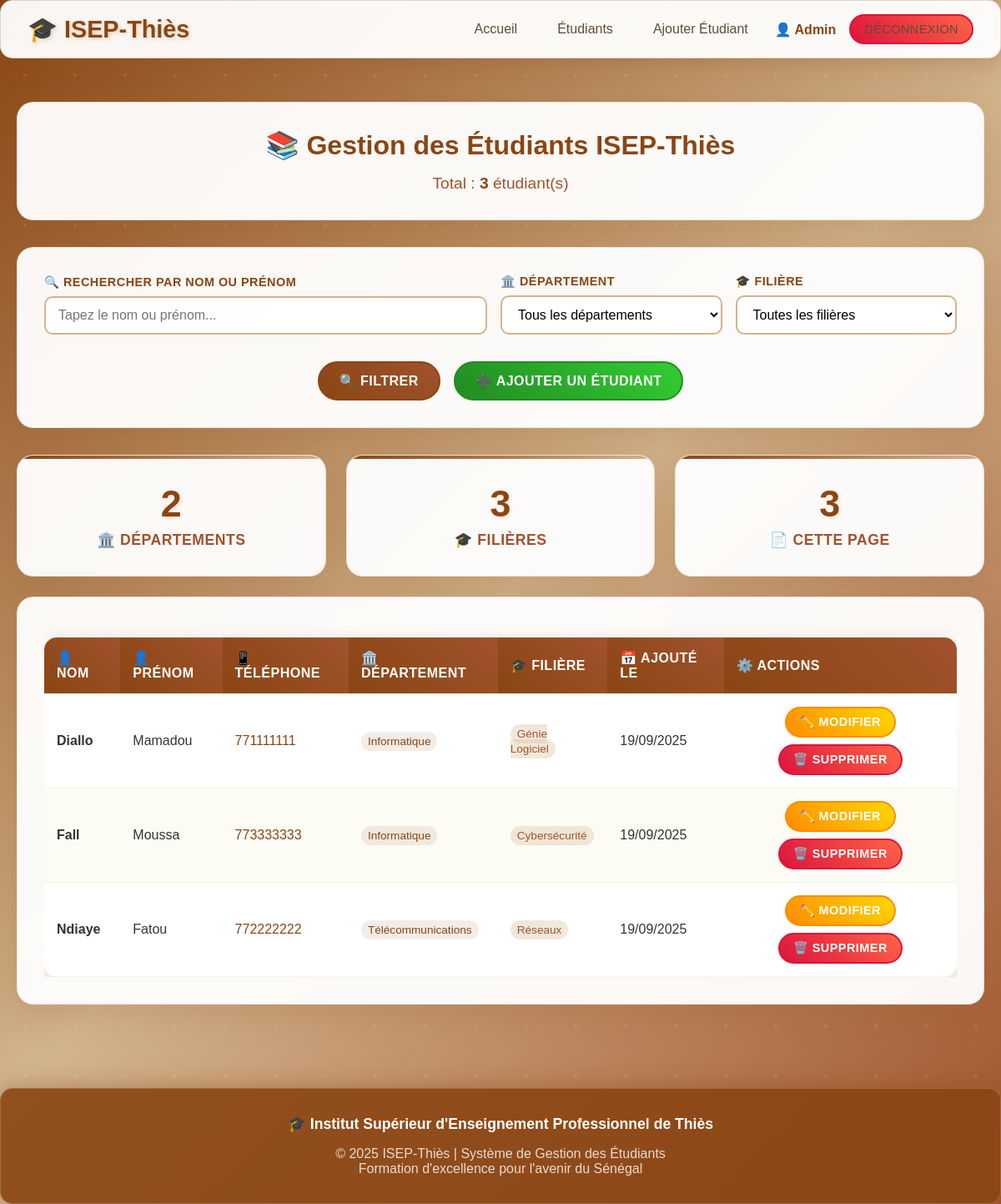
/pages/dashboard.php (signed in), run on the app's committed database.
### tables this page shows
CREATE TABLE students (
    id INT AUTO_INCREMENT PRIMARY KEY,
    nom VARCHAR(100) NOT NULL,
    prenom VARCHAR(100) NOT NULL,
    telephone VARCHAR(20) NOT NULL,
    departement VARCHAR(100) NOT NULL,
    filiere VARCHAR(100) NOT NULL,
    user_id INT NOT NULL,
    created_at TIMESTAMP DEFAULT CURRENT_TIMESTAMP,
    FOREIGN KEY (user_id) REFERENCES users(id) ON DELETE CASCADE
);

### pages/dashboard.php (the view, shortened to what this page needs)
<?php
require_once '../config/database.php';
$limit = 10;
$page = isset($_GET['page']) ? max(1, (int)$_GET['page']) : 1;
$offset = ($page - 1) * $limit;
$search = isset($_GET['search']) ? sanitize($_GET['search']) : '';
$departement_filter = isset($_GET['departement']) ? sanitize($_GET['departement']) : '';
$filiere_filter = isset($_GET['filiere']) ? sanitize($_GET['filiere']) : '';
$whereClause = "WHERE user_id = ?";
$params = [$_SESSION['user_id']];
$countQuery = "SELECT COUNT(*) FROM students $whereClause";
$stmt = $pdo->prepare($countQuery);
$stmt->execute($params);
$totalStudents = $stmt->fetchColumn();
$query = "SELECT * FROM students $whereClause ORDER BY nom ASC, prenom ASC LIMIT $limit OFFSET $offset";
$stmt = $pdo->prepare($query);
$stmt->execute($params);
$students = $stmt->fetchAll();
?>
<!DOCTYPE html>
<html lang="fr">
<head>
    <link rel="stylesheet" href="../css/style.css">
</head>
<body>
    <header>
        <div class="header-content">
            <a href="../index.php" class="logo">🎓 ISEP-Thiès</a>
            <nav class="nav-links">
                <a href="../index.php">Accueil</a>
                <a href="dashboard.php">Étudiants</a>
                <a href="add_student.php">Ajouter Étudiant</a>
                <span style="color: #8B4513; font-weight: bold;">
                    👤 <?php echo htmlspecialchars($_SESSION['user_name']); ?>
                </span>
                <a href="logout.php" class="btn btn-danger btn-sm">Déconnexion</a>
            </nav>
        </div>
    </header>
    <div class="container">
        <div class="card">
            <h1 style="text-align: center; color: #8B4513; margin-bottom: 1rem;">
                📚 Gestion des Étudiants ISEP-Thiès
            </h1>
            <div style="text-align: center;">
                <p style="font-size: 1.2rem; color: #A0522D;">
                    Total : <strong style="color: #8B4513;"><?php echo $totalStudents; ?></strong> étudiant(s)
                </p>
            </div>
        </div>
        <div class="card">
            <form method="GET" style="display: grid; gap: 1rem;">
                <div style="display: grid; grid-template-columns: 2fr 1fr 1fr; gap: 1rem; align-items: end;">
                    <div class="form-group" style="margin-bottom: 0;">
                        <label for="search">🔍 Rechercher par nom ou prénom</label>
                        <input type="text"
                               name="search"
                               id="search"
                               class="form-control"
                               placeholder="Tapez le nom ou prénom..."
                               value="<?php echo htmlspecialchars($search); ?>">
                    </div>
                    <div class="form-group" style="margin-bottom: 0;">
                        <label for="departement">🏛️ Département</label>
                        <select name="departement" id="departement" class="form-control">
                            <option value="">Tous les départements</option>
                        </select>
                    </div>
                    <div class="form-group" style="margin-bottom: 0;">
                        <label for="filiere">🎓 Filière</label>
                        <select name="filiere" id="filiere" class="form-control">
                            <option value="">Toutes les filières</option>
                        </select>
                    </div>
                </div>
                <div style="display: flex; gap: 1rem; justify-content: center; flex-wrap: wrap; margin-top: 1rem;">
                    <button type="submit" class="btn btn-primary">🔍 Filtrer</button>
                    <a href="add_student.php" class="btn btn-success">➕ Ajouter un Étudiant</a>
                </div>
            </form>
        </div>
        <?php if ($totalStudents > 0): ?>
            <div class="stats-grid" style="margin-bottom: 1.5rem;">
                <div class="stat-card">
                    <div class="stat-number"><?php echo count(array_unique(array_column($students, 'departement'))); ?></div>
                    <div class="stat-label">🏛️ Départements</div>
                </div>
                <div class="stat-card">
                    <div class="stat-number"><?php echo count(array_unique(array_column($students, 'filiere'))); ?></div>
                    <div class="stat-label">🎓 Filières</div>
                </div>
                <div class="stat-card">
                    <div class="stat-number"><?php echo count($students); ?></div>
                    <div class="stat-label">📄 Cette page</div>
                </div>
            </div>
        <?php endif; ?>
        <?php if (empty($students)): ?>
            <div class="card" style="text-align: center; padding: 3rem;">
                <div style="font-size: 4rem; margin-bottom: 1rem;">😔</div>
                <h3 style="color: #8B4513; margin-bottom: 1rem;">Aucun étudiant trouvé</h3>
                <?php if ($search || $departement_filter || $filiere_filter): ?>
                    <p style="color: #A0522D; margin-bottom: 1.5rem;">
                        Aucun résultat pour les critères sélectionnés.
                    </p>
                    <div style="display: flex; gap: 1rem; justify-content: center; flex-wrap: wrap;">
                        <a href="dashboard.php" class="btn btn-primary">Voir tous les étudiants</a>
                        <a href="add_student.php" class="btn btn-success">Ajouter un étudiant</a>
                    </div>
                <?php else: ?>
                    <p style="color: #A0522D; margin-bottom: 1.5rem;">
                        Commencez par ajouter votre premier étudiant !
                    </p>
                    <a href="add_student.php" class="btn btn-success">Ajouter un étudiant</a>
                <?php endif; ?>
            </div>
        <?php else: ?>
            <div class="card">
                <div style="overflow-x: auto;">
                    <table class="table">
                        <thead>
                            <tr>
                                <th>👤 Nom</th>
                                <th>👤 Prénom</th>
                                <th>📱 Téléphone</th>
                                <th>🏛️ Département</th>
                                <th>🎓 Filière</th>
                                <th>📅 Ajouté le</th>
                                <th>⚙️ Actions</th>
                            </tr>
                        </thead>
                        <tbody>
                            <?php foreach ($students as $index => $student): ?>
                            <tr style="animation-delay: <?php echo $index * 0.1; ?>s;">
                                <td><strong><?php echo htmlspecialchars($student['nom']); ?></strong></td>
                                <td><?php echo htmlspecialchars($student['prenom']); ?></td>
                                <td>
                                    <a href="tel:<?php echo htmlspecialchars($student['telephone']); ?>"
                                       style="color: #8B4513; text-decoration: none;">
                                        <?php echo htmlspecialchars($student['telephone']); ?>
                                    </a>
                                </td>
                                <td>
                                    <span style="background: rgba(139, 69, 19, 0.1); padding: 0.25rem 0.5rem; border-radius: 15px; font-size: 0.85rem; color: #8B4513;">
                                        <?php echo htmlspecialchars($student['departement']); ?>
                                    </span>
                                </td>
                                <td>
                                    <span style="background: rgba(210, 180, 140, 0.3); padding: 0.25rem 0.5rem; border-radius: 15px; font-size: 0.85rem; color: #A0522D;">
                                        <?php echo htmlspecialchars($student['filiere']); ?>
                                    </span>
                                </td>
                                <td><?php echo date('d/m/Y', strtotime($student['created_at'])); ?></td>
                                <td>
                                    <div class="actions">
                                        <a href="edit_student.php?id=<?php echo $student['id']; ?>"
                                           class="btn btn-warning btn-sm"
                                           title="Modifier cet étudiant">
                                           ✏️ Modifier
                                        </a>
                                        <a href="../actions/student_action.php?action=delete&id=<?php echo $student['id']; ?>"
                                           class="btn btn-danger btn-sm"
                                           title="Supprimer cet étudiant"
                                           onclick="return confirm('Êtes-vous sûr de vouloir supprimer <?php echo htmlspecialchars($student['nom'] . ' ' . $student['prenom']); ?> ?')">
                                           🗑️ Supprimer
                                        </a>
                                    </div>
                                </td>
                            </tr>
                            <?php endforeach; ?>
                        </tbody>
                    </table>
                </div>
            </div>
        <?php endif; ?>
    </div>
    <footer style="background: rgba(139, 69, 19, 0.9); padding: 2rem; text-align: center; margin-top: 3rem; border-radius: 15px;">
        <div style="color: white; font-size: 1.1rem; margin-bottom: 1rem;">
            <strong>🎓 Institut Supérieur d'Enseignement Professionnel de Thiès</strong>
        </div>
        <div style="color: rgba(255,255,255,0.8);">
            <p>© 2025 ISEP-Thiès | Système de Gestion des Étudiants</p>
            <p>Formation d'excellence pour l'avenir du Sénégal</p>
        </div>
    </footer>
</body>
</html>

### data on the page
students: nom "Diallo", prenom "Mamadou", telephone "771111111", departement "Informatique", filiere "Génie Logiciel", created_at "19/09/2025"
students: nom "Fall", prenom "Moussa", telephone "773333333", departement "Informatique", filiere "Cybersécurité", created_at "19/09/2025"
students: nom "Ndiaye", prenom "Fatou", telephone "772222222", departement "Télécommunications", filiere "Réseaux", created_at "19/09/2025"

### other printed values
$_SESSION['user_name'] "Admin"
$totalStudents "3"
count(array_unique(array_column($students, 'departement'))) "2"
count(array_unique(array_column($students, 'filiere'))) "3"
count($students) "3"
